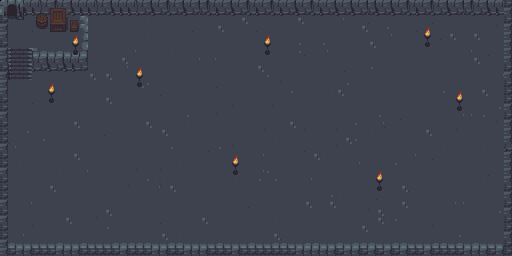

Below is a game level as drawn by its tile map, then a one-line description and the .tmx that defines it (tile-layer data replaced by summaries):
An orthogonal 64x32 tile map with 8x8 px tiles, 6 tile layers (Ground, Collisions, Mountains, Roads, ...) and 3 objects (Spawn, ExitDungeon, DungeonEntrance).

<map version="1.10" tiledversion="1.11.1" orientation="orthogonal" renderorder="right-down" width="64" height="32" tilewidth="8" tileheight="8" infinite="0" nextlayerid="10" nextobjectid="10">
 <tileset firstgid="1" source="../tsx/dungeon_tiles2.tsx" />
 <layer id="1" name="Ground" width="64" height="32">
  <data>[2048 cells, 2048 non-empty, 104 distinct tile ids]</data>
 </layer>
 <layer id="9" name="Collisions" width="64" height="32">
  <data>[2048 cells, 289 non-empty, 58 distinct tile ids]</data>
 </layer>
 <layer id="3" name="Mountains" width="64" height="32">
  <data>[2048 cells, 252 non-empty, 22 distinct tile ids]</data>
 </layer>
 <layer id="2" name="Roads" width="64" height="32">
  <data>[2048 cells, 12 non-empty, 9 distinct tile ids]</data>
 </layer>
 <layer id="4" name="DecorationObstacles" width="64" height="32">
  <data>[2048 cells, 25 non-empty, 4 distinct tile ids]</data>
 </layer>
 <layer id="7" name="Buildings" width="64" height="32">
  <data>[2048 cells, 18 non-empty, 18 distinct tile ids]</data>
 </layer>
 <objectgroup id="8" name="Items" />
 <objectgroup id="5" name="Waypoints">
  <object id="1" name="Spawn" x="20.5303" y="35.6742">
   <point />
  </object>
  <object id="2" name="ExitDungeon" x="2.09866" y="3.19693" width="23.7273" height="22.1818" />
  <object id="4" name="DungeonEntrance" x="20.25" y="35.6288">
   <point />
  </object>
 </objectgroup>
</map>
